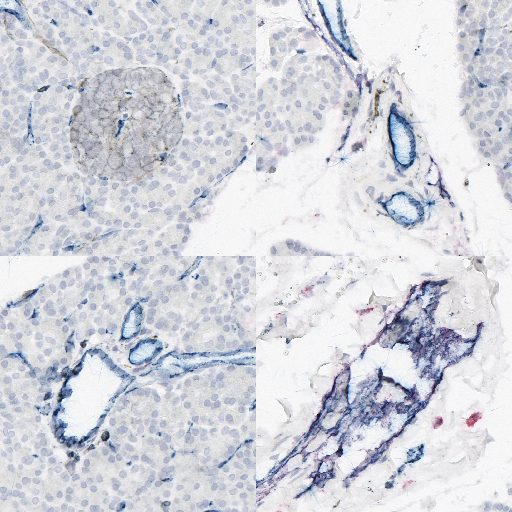
#> input picture concatenated_image.png, 512 x 512 px, given in place of download.jpg, which was not available
$ jupyter execute --allow-errors hsv_mosaic.ipynb
#> lines starting #> are read from the running program, lines starting #| are printed output that depends on the picture; pictures that were not available may be replaced by others from this repository, and a replacement may not be noted
[cell 1]
import cv2
import numpy as np
import os
from os import listdir
from os.path import isfile, join
import matplotlib.pyplot as plt
from matplotlib.widgets import RectangleSelector

[cell 2]
# [7 lines left out: function line_select_callback, not called in this run]

# Load the image
img = plt.imread(r'\\10.17.97.73\kiemen-lab-data\Yu Shen\Benjamin Wen\download.jpg')
#> img is the input picture: shape (512, 512, 3) float32; mean R, G, B 0.826, 0.834, 0.864

# Create the figure and axis
fig, ax = plt.subplots()

# Display the image
ax.imshow(img)

# Create the RectangleSelector
rs = RectangleSelector(ax, line_select_callback,
                       useblit=True,
                       button=[1],  # Left mouse button only
                       minspanx=5, minspany=5,
                       spancoords='pixels',
                       interactive=True)

plt.show()
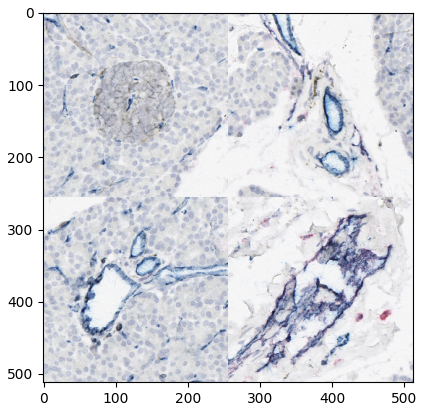
#> figure drawn by matplotlib, 1 panel

[cell 3]
# Function to handle mouse events
# [44 lines left out: function draw_rectangle, not called in this run]

# Load an image
img = cv2.imread(r'\\10.17.97.73\kiemen-lab-data\Yu Shen\Benjamin Wen\download.jpg')
cv2.imshow('image', img)

# Initialize variables
drawing = False
ix, iy = -1, -1
mask = np.zeros_like(img)  # Initialize mask

# Set the mouse callback function
cv2.setMouseCallback('image', draw_rectangle)

# Wait for ESC key to exit
while True:
    key = cv2.waitKey(20) & 0xFF
#> (key x is pressed here)
    if cv2.waitKey(20) & 0xFF == 27:
#> (key x is pressed here)
        break
    elif key == ord('x'):
        save_rectangle = True  # Change color to blue

cv2.destroyAllWindows()

[cell 4]
import cv2
import numpy as np

# Initialize global variables
drawing = False
ix, iy = -1, -1
mask = None  # Initialize mask
save_rectangle = False

zoom_factor = 1.0
pan_x, pan_y = 0, 0
cursor_x, cursor_y = 0, 0
mouseRGB_last_x = 0
mouseRGB_last_y = 0

# Load an image
img = cv2.imread(r'\\10.17.97.73\kiemen-lab-data\Yu Shen\Benjamin Wen\download.jpg')
cv2.imshow('image', img)
display_img = None

# [77 lines left out: functions mouseRGB, update_display_img, not called in this run]

cv2.setMouseCallback('image', mouseRGB)

# Wait for ESC key to exit
while True:
    key = cv2.waitKey(20) & 0xFF
#> (key x is pressed here)
    if key == 27:  # ESC key
        break
    elif key == ord('x'):
        save_rectangle = True  # Change color to blue

cv2.destroyAllWindows()

[cell 5]
import cv2
import numpy as np
import math

# Initialize global variables
drawing = False
ix, iy = -1, -1
mask = None  # Initialize mask
save_rectangle = False

zoom_factor = 1.0
pan_x, pan_y = 0, 0
cursor_x, cursor_y = 0, 0
mouseRGB_last_x = 0
mouseRGB_last_y = 0

# Load an image
img_full = cv2.imread(r'\\10.17.97.73\kiemen-lab-data\Yu Shen\T1D\6521_aab\svs_files\10x_v2\chop\6521-003_IHCB.tif')
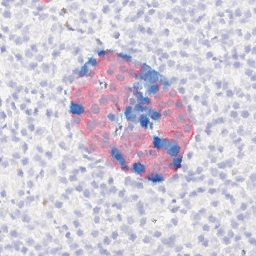
#> input picture 73__tile_00028.png, 256 x 256 px, given in place of 6521-003_IHCB.tif, which was not available
#> img_full is the input picture: shape (256, 256, 3); mean B, G, R 218, 203.9, 210.8
height, width = img_full.shape[:2]
#> height = 256; width = 256
downscale_factor = 0.25
print(height, width)
#| 256 256
img = cv2.resize(img_full, (int(width * downscale_factor), int(height * downscale_factor)), interpolation=cv2.INTER_LINEAR)
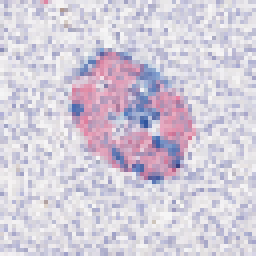
#> img: shape (64, 64, 3) (shown 4 times larger); mean B, G, R 218.2, 204, 211
cv2.imshow('image', img)
display_img = None
coordinates = []
# [88 lines left out: functions mouseRGB, update_display_img, not called in this run]


cv2.setMouseCallback('image', mouseRGB)

# Wait for ESC key to exit
while True:
    key = cv2.waitKey(20) & 0xFF
#> (key x is pressed here)
    if key == 27:  # ESC key
        break
    elif key == ord('x'):
        save_rectangle = True  # Change color to blue

cv2.destroyAllWindows()

[cell 6]
import cv2
import numpy as np
import math

# Initialize global variables
drawing = False
ix, iy = -1, -1
mask = None  # Initialize mask
save_rectangle = False

zoom_factor = 1.0
pan_x, pan_y = 0, 0
cursor_x, cursor_y = 0, 0
mouseRGB_last_x = 0
mouseRGB_last_y = 0

# Load an image
img_full = cv2.imread(r'\\10.17.97.73\kiemen-lab-data\Yu Shen\T1D\6521_aab\svs_files\10x_v2\chop\6521-003_IHCB.tif')
height, width = img_full.shape[:2]
downscale_factor = 0.25
print(height, width)
#| 256 256
img = cv2.resize(img_full, (int(width * downscale_factor), int(height * downscale_factor)), interpolation=cv2.INTER_LINEAR)
cv2.imshow('image', img)
display_img = None
coordinates = []

# [56 lines left out: functions mouseRGB, update_display_img, not called in this run]

cv2.setMouseCallback('image', mouseRGB)

# Wait for ESC key to exit
while True:
    key = cv2.waitKey(20) & 0xFF
#> (key x is pressed here)
